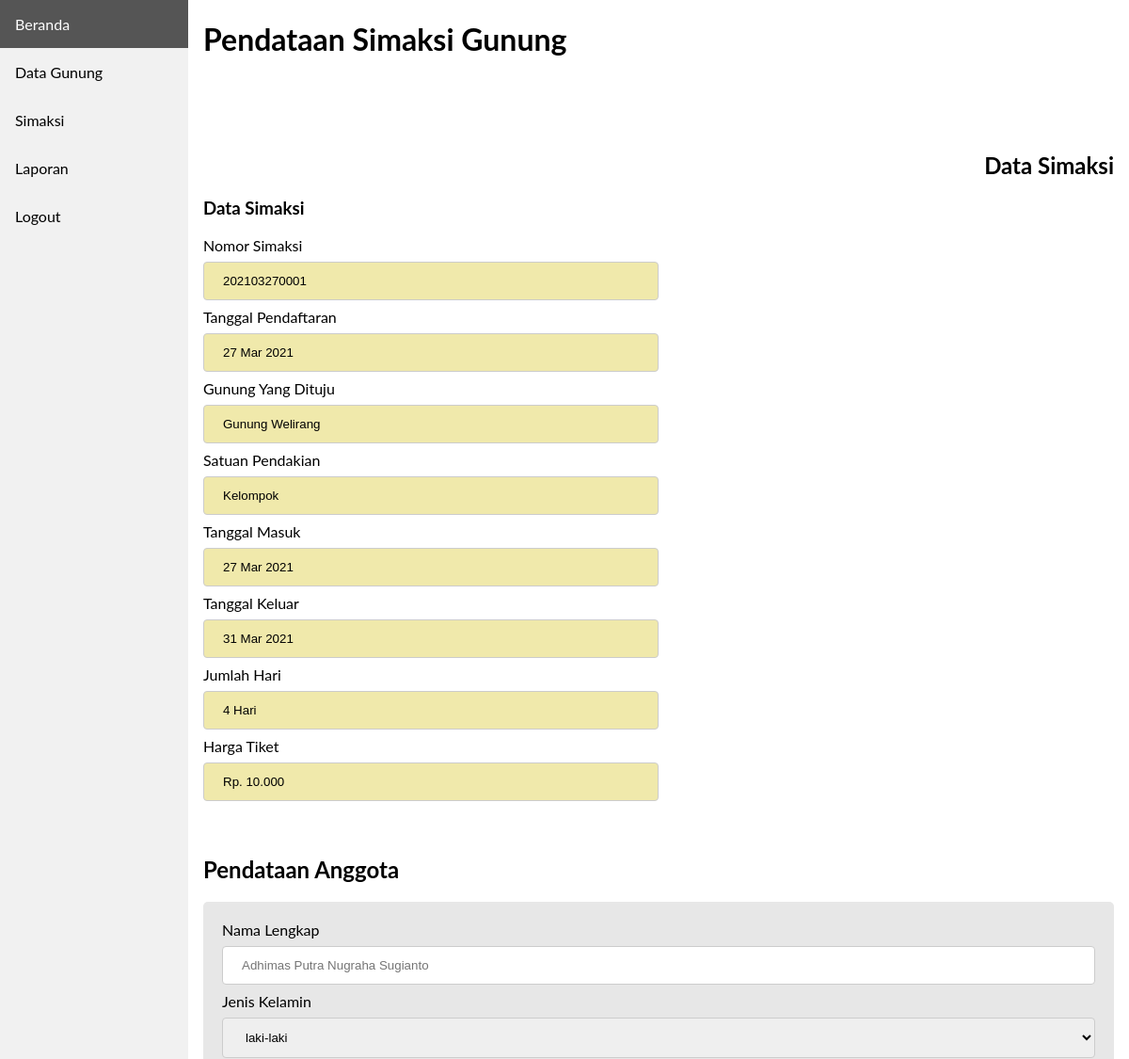
Page /frontend/simaksi/form_anggota.php?simaksi=202103270001 (upper part) on the earlier database version.
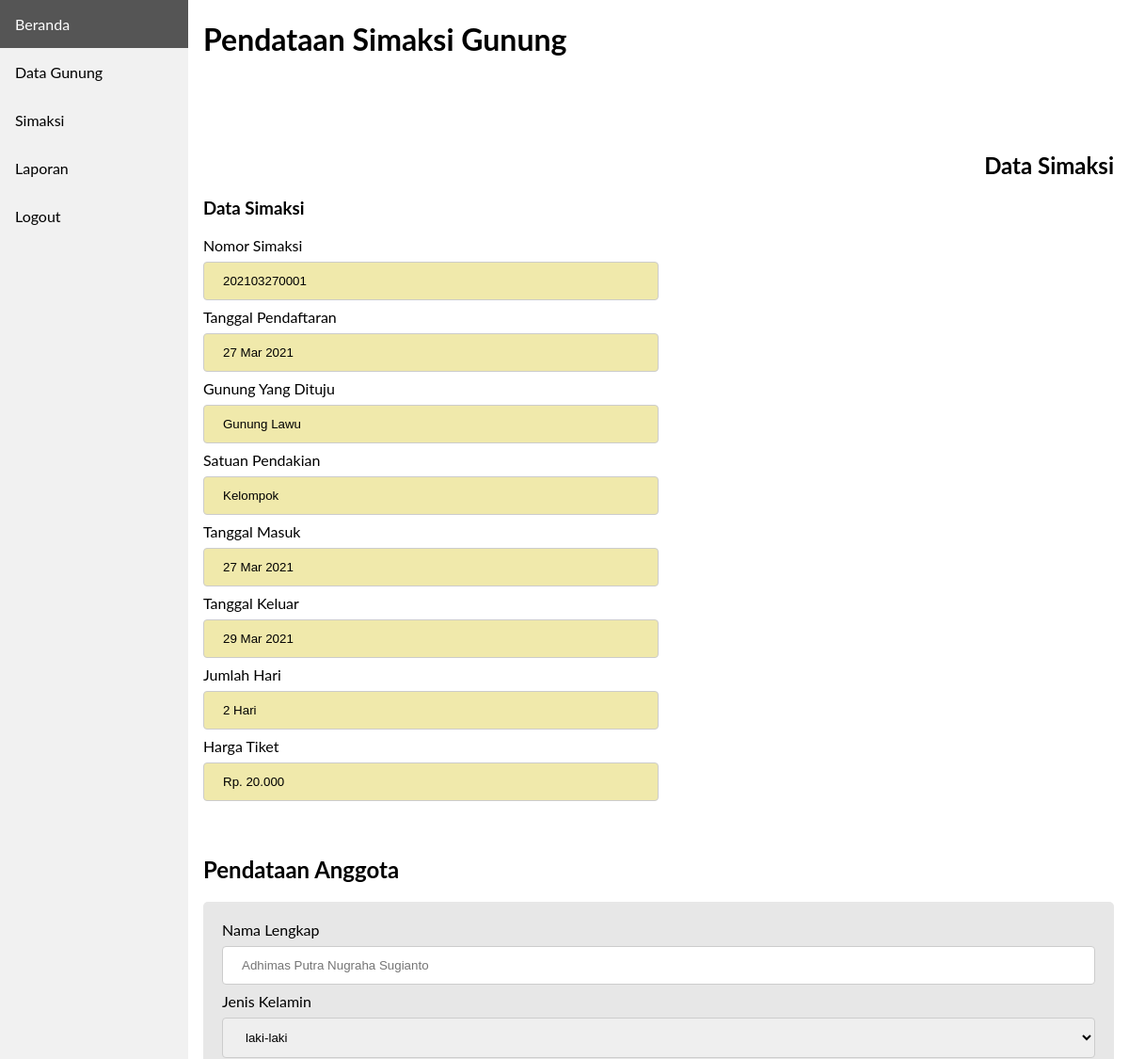
Same page on the later database version.
### tables this page shows
CREATE TABLE `simaksi` (
  `id_simaksi` int(11) NOT NULL,
  `no_urut` varchar(30) NOT NULL,
  `tgl_simaksi` date NOT NULL,
  `gunung_id` varchar(10) NOT NULL,
  `satuan_pendakian` varchar(10) NOT NULL,
  `tgl_masuk` date NOT NULL,
  `tgl_keluar` date NOT NULL,
  `jumlah_hari` varchar(10) NOT NULL,
  `status_pendakian` varchar(20) NOT NULL
);

CREATE TABLE `data_gunung` (
  `id_gunung` int(11) NOT NULL,
  `nama_gunung` varchar(100) NOT NULL,
  `mdpl` varchar(20) NOT NULL,
  `alamat_gunung` text NOT NULL,
  `unit_htm` int(100) NOT NULL,
  `satuan_htm` varchar(100) NOT NULL,
  `htm` int(20) NOT NULL
);

### frontend/simaksi/form_anggota.php (the view, shortened to what this page needs)
<!DOCTYPE html>
<html>
<head>
  <link rel="stylesheet" href="../../css/style.css">
</head>
<body>
<?php
  include '../../database/koneksi.php';
  include '../../frontend/layouts/sidebar.php';
?>
<div class="content">
  <h1>Pendataan Simaksi Gunung</h1>
  <h2 class="teks-rata-kanan margin-top-100">Data Simaksi</h2>
  <?php
    $simaksi   = $_GET['simaksi'];
    $selectSimaksi   = "SELECT * FROM simaksi INNER JOIN data_gunung ON simaksi.gunung_id = data_gunung.id_gunung WHERE no_urut = '$simaksi' ";
    $querySimaksi    = mysqli_query($host, $selectSimaksi);
    $dataSimaksi     = mysqli_fetch_assoc($querySimaksi);
    ?>
  <h3>Data Simaksi</h3>
  <form class="margin-bottom-50" style="width: 50%;">
    <label>Nomor Simaksi</label>
    <input type="text" class="form form-edit" value="<?= $dataSimaksi['no_urut'] ?>" readonly>
    <label>Tanggal Pendaftaran</label>
    <input type="text" class="form form-edit" value="<?= date('d M Y', strtotime($dataSimaksi['tgl_simaksi'])) ?>" readonly>
    <label>Gunung Yang Dituju</label>
    <input type="text" class="form form-edit" value="<?= $dataSimaksi['nama_gunung'] ?>" readonly>
    <label>Satuan Pendakian</label>
    <input type="text" class="form form-edit" value="<?= $dataSimaksi['satuan_pendakian'] ?>" readonly>
    <label>Tanggal Masuk</label>
    <input type="text" class="form form-edit" value="<?= date('d M Y', strtotime($dataSimaksi['tgl_masuk'])) ?>" readonly>
    <label>Tanggal Keluar</label>
    <input type="text" class="form form-edit" value="<?= date('d M Y', strtotime($dataSimaksi['tgl_keluar'])) ?>" readonly>
    <label>Jumlah Hari</label>
    <input type="text" class="form form-edit" value="<?= $dataSimaksi['jumlah_hari'] ?>" readonly>
    <label>Harga Tiket</label>
    <input type="text" class="form form-edit" value="<?= "Rp. " . number_format($dataSimaksi['htm'],0,',','.') ?>" readonly>
  </form>
  <h2>Pendataan Anggota</h2>
  <div class="kotak-form margin-bottom-50">
    <form action="../../backend/simaksi/simaksi.php" method="POST">
      <label>Nama Lengkap</label>
      <input type="text" class="form" name="nama_lengkap" placeholder="Adhimas Putra Nugraha Sugianto" required>
      <label>Jenis Kelamin</label>
      <select name="jenis_kelamin" class="form">
        <option value="Laki-Laki">laki-laki</option>
      </select>
    </form>
  </div>
  <br>
  <br>
  <br>
</div>
</body>
</html>

Differences in the rows shown:
removed simaksi: no_urut "202103270001", tgl_simaksi "27 Mar 2021", nama_gunung "Gunung Welirang", satuan_pendakian "Kelompok", tgl_masuk "27 Mar 2021", tgl_keluar "31 Mar 2021", jumlah_hari "4 Hari", htm "Rp. 10.000"
added simaksi: no_urut "202103270001", tgl_simaksi "27 Mar 2021", nama_gunung "Gunung Lawu", satuan_pendakian "Kelompok", tgl_masuk "27 Mar 2021", tgl_keluar "29 Mar 2021", jumlah_hari "2 Hari", htm "Rp. 20.000"
